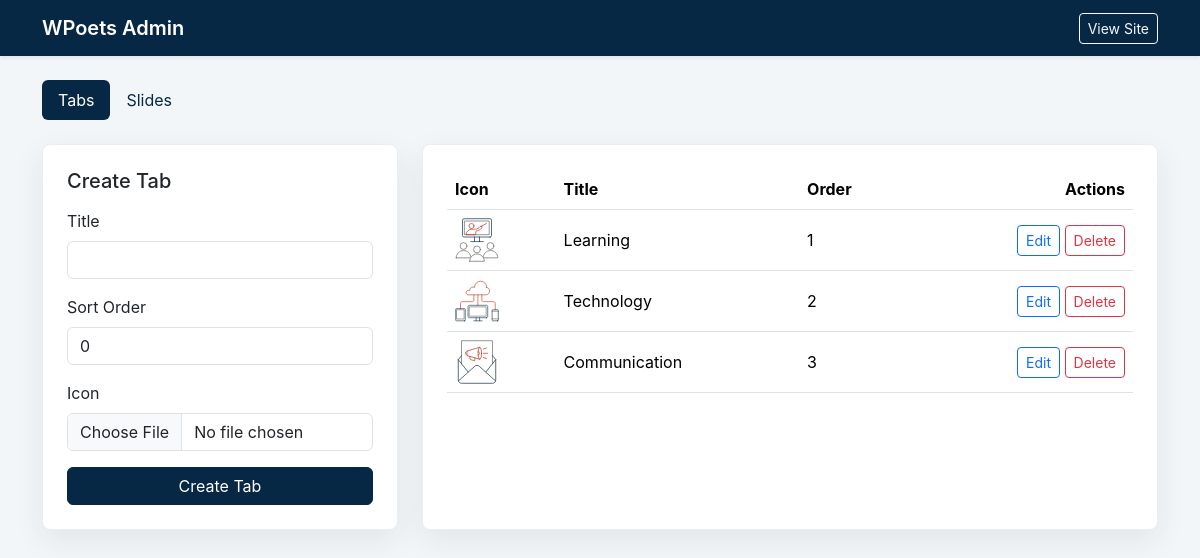
The app's page /admin/index.php with its own data.
### tables this page shows
CREATE TABLE tabs (
  id INT UNSIGNED NOT NULL AUTO_INCREMENT,
  title VARCHAR(120) NOT NULL,
  icon VARCHAR(255) DEFAULT NULL,
  sort_order INT NOT NULL DEFAULT 0,
  PRIMARY KEY (id),
  INDEX idx_tabs_sort_order (sort_order)
);

### controllers/AdminController.php (called while the page is built, shortened)
<?php
require_once __DIR__ . '/../models/Tab.php';
final class AdminController
{
    private Tab $tabs;
    public function __construct(private readonly PDO $db)
    {
        $this->tabs = new Tab($db);
    }
    public function handle(): void
    {
        $resource = $_GET['resource'] ?? 'tabs';
        $action = $_GET['action'] ?? 'index';
        try {
            $this->renderPage($resource, $action);
        } catch (Throwable $exception) {
            $error = $exception->getMessage();
            $this->renderPage($resource, $action, $error);
        }
    }
    private function renderPage(string $resource, string $action, ?string $error = null): void
    {
        $tabs = $this->tabs->all();
        $editingTab = null;
        require __DIR__ . '/../views/admin/layout.php';
    }
}

### admin/index.php (called while the page is built, shortened)
<?php
require_once __DIR__ . '/../config/config.php';
require_once __DIR__ . '/../controllers/AdminController.php';
$controller = new AdminController(Database::connection());
$controller->handle();

### config/config.php (called while the page is built, shortened)
<?php
function e(?string $value): string
{
    return htmlspecialchars((string) $value, ENT_QUOTES, 'UTF-8');
}
function admin_url(string $query = ''): string
{
    $path = rtrim(BASE_URL, '/') . '/admin/index.php';
    return $query === '' ? $path : $path . '?' . ltrim($query, '?');
}

### models/Tab.php (called while the page is built, shortened)
<?php
final class Tab
{
    public function all(): array
    {
        $stmt = $this->db->query('SELECT * FROM tabs ORDER BY sort_order ASC, id ASC');
        return $stmt->fetchAll();
    }
}

### views/admin/tabs.php (the view, shortened to what this page needs)
<?php
$isEditing = is_array($editingTab);
$formAction = $isEditing ? admin_url('resource=tabs&action=edit&id=' . (int) $editingTab['id']) : admin_url('resource=tabs&action=create');
?>
<div class="row g-4">
    <div class="col-lg-4">
        <div class="admin-card">
            <h1 class="h5 mb-3"><?= $isEditing ? 'Edit Tab' : 'Create Tab' ?></h1>
            <form method="post" action="<?= e($formAction) ?>" enctype="multipart/form-data">
                <div class="mb-3">
                    <label class="form-label" for="title">Title</label>
                    <input class="form-control" id="title" name="title" required value="<?= e($editingTab['title'] ?? '') ?>">
                </div>
                <div class="mb-3">
                    <label class="form-label" for="sort_order">Sort Order</label>
                    <input class="form-control" id="sort_order" type="number" name="sort_order" value="<?= e((string) ($editingTab['sort_order'] ?? 0)) ?>">
                </div>
                <div class="mb-3">
                    <label class="form-label" for="icon">Icon</label>
                    <input class="form-control" id="icon" type="file" name="icon" accept="image/*">
                </div>
                <button class="btn btn-primary w-100" type="submit"><?= $isEditing ? 'Update Tab' : 'Create Tab' ?></button>
            </form>
        </div>
    </div>
    <div class="col-lg-8">
        <div class="admin-card">
            <div class="table-responsive">
                <table class="table align-middle">
                    <thead>
                    <tr>
                        <th>Icon</th>
                        <th>Title</th>
                        <th>Order</th>
                        <th class="text-end">Actions</th>
                    </tr>
                    </thead>
                    <tbody>
                    <?php foreach ($tabs as $tab): ?>
                        <tr>
                            <td>
                                <?php if (!empty($tab['icon'])): ?>
                                    <img class="preview-icon" src="../<?= e($tab['icon']) ?>" alt="">
                                <?php endif; ?>
                            </td>
                            <td><?= e($tab['title']) ?></td>
                            <td><?= e((string) $tab['sort_order']) ?></td>
                            <td class="text-end">
                                <a class="btn btn-sm btn-outline-primary" href="<?= e(admin_url('resource=tabs&action=edit&id=' . (int) $tab['id'])) ?>">Edit</a>
                                <form class="d-inline" method="post" action="<?= e(admin_url('resource=tabs&action=delete&id=' . (int) $tab['id'])) ?>" onsubmit="return confirm('Delete this tab and its slides?')">
                                    <button class="btn btn-sm btn-outline-danger" type="submit">Delete</button>
                                </form>
                            </td>
                        </tr>
                    <?php endforeach; ?>
                    </tbody>
                </table>
            </div>
        </div>
    </div>
</div>

### assets/css/admin.css (style rules this page uses)
:root { --navy: #062845; --soft: #f3f6f8; }
body { min-height: 100vh; background: var(--soft); font-family: "Inter", "Segoe UI", Arial, sans-serif; }
.admin-card { height: 100%; padding: 24px; border: 1px solid rgba(6, 40, 69, 0.08); border-radius: 8px; background: #ffffff; box-shadow: 0 10px 30px rgba(6, 40, 69, 0.08); }
.preview-icon { width: 44px; height: 44px; object-fit: contain; }
.btn-primary { --bs-btn-bg: var(--navy); --bs-btn-border-color: var(--navy); --bs-btn-hover-bg: #0a3c63; --bs-btn-hover-border-color: #0a3c63; }

### records on screen
tabs: icon (picture), title "Learning", sort_order "1"
tabs: icon (picture), title "Technology", sort_order "2"
tabs: icon (picture), title "Communication", sort_order "3"
